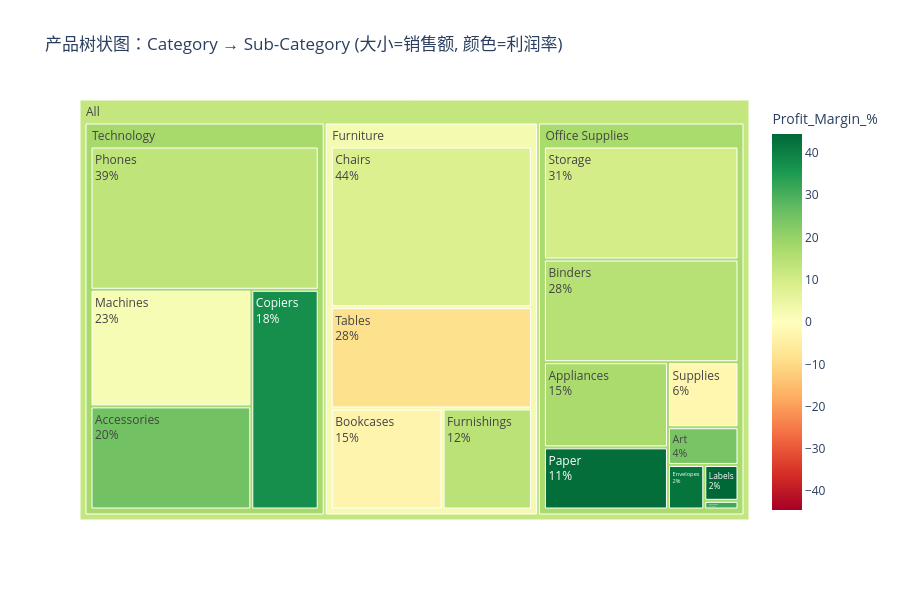

Notebook code cell kept with this figure:
### Code cell
# --- 3.1b 产品可视化：树状图 + 帕累托图 ---
# 尝试使用 plotly 绘制树状图
try:
    import plotly.express as px
    import plotly.graph_objects as go
    from plotly.subplots import make_subplots
    PLOTLY_AVAILABLE = True
except:
    PLOTLY_AVAILABLE = False
    print("plotly 不可用，将使用 matplotlib 替代")

if PLOTLY_AVAILABLE:
    # 树状图：Category → Sub-Category 的 Sales 占比
    treemap_data = subcat_stats.reset_index()
    fig = px.treemap(
        treemap_data,
        path=[px.Constant('All'), 'Category', 'Sub-Category'],
        values='Sales',
        color='Profit_Margin_%',
        color_continuous_scale='RdYlGn',
        color_continuous_midpoint=0,
        hover_data={'Profit': ':$,.0f', 'Sales_Share_%': ':.1f', 'Profit_Margin_%': ':.1f'},
        title='产品树状图：Category → Sub-Category (大小=销售额, 颜色=利润率)'
    )
    fig.update_traces(textinfo='label+percent parent')
    fig.update_layout(height=600)
    fig.show()
else:
    pass

### Figure 1 — Plotly figure (JSON) as saved in the notebook; plotly's stock layout.template omitted (floating-point values rounded to 4 significant figures)
{"data": [{"branchvalues": "total", "customdata": [["41936.64", "7.29", 25.05], ["18138.01", "4.68", 16.87], ["6527.79", "1.18", 24.07], ["30221.76", "8.85", 14.86], ["-3472.56", "5.0", -3.02], ["26590.17", "14.3", 8.1], ["55617.82", "6.51", 37.2], ["6964.18", "0.72", 42.27], ["949.52", "0.13", 31.4], ["13059.14", "3.99", 14.24], ["5546.25", "0.54", 44.42], ["3384.76", "8.24", 1.79], ["34053.57", "3.42", 43.39], ["44515.73", "14.37", 13.49], ["21278.83", "9.74", 9.51], ["-1189.1", "2.03", -2.55], ["-17725.48", "9.01", -8.56], ["(?)", "(?)", 17.4], ["(?)", "(?)", 17.04], ["(?)", "(?)", 2.49], ["(?)", "(?)", 12.47]], "domain": {"x": [0, 1], "y": [0, 1]}, "hovertemplate": "labels=%{label}<br>Sales=%{value}<br>parent=%{parent}<br>id=%{id}<br>Profit=%{customdata[0]:$,.0f}<br>Sales_Share_%=%{customdata[1]:.1f}<br>Profit_Margin_%=%{color:.1f}<extra></extra>", "ids": ["All/Technology/Accessories", "All/Office Supplies/Appliances", "All/Office Supplies/Art", "All/Office Supplies/Binders", "All/Furniture/Bookcases", "All/Furniture/Chairs", "All/Technology/Copiers", "All/Office Supplies/Envelopes", "All/Office Supplies/Fasteners", "All/Furniture/Furnishings", "All/Office Supplies/Labels", "All/Technology/Machines", "All/Office Supplies/Paper", "All/Technology/Phones", "All/Office Supplies/Storage", "All/Office Supplies/Supplies", "All/Furniture/Tables", "All/Technology", "All/Office Supplies", "All/Furniture", "All"], "labels": ["Accessories", "Appliances", "Art", "Binders", "Bookcases", "Chairs", "Copiers", "Envelopes", "Fasteners", "Furnishings", "Labels", "Machines", "Paper", "Phones", "Storage", "Supplies", "Tables", "Technology", "Office Supplies", "Furniture", "All"], "marker": {"coloraxis": "coloraxis", "colors": [25.05, 16.87, 24.07, 14.86, -3.02, 8.1, 37.2, 42.27, 31.4, 14.24, 44.42, 1.79, 43.39, 13.49, 9.51, -2.55, -8.56, 17.4, 17.04, 2.49, 12.47]}, "name": "", "parents": ["All/Technology", "All/Office Supplies", "All/Office Supplies", "All/Office Supplies", "All/Furniture", "All/Furniture", "All/Technology", "All/Office Supplies", "All/Office Supplies", "All/Furniture", "All/Office Supplies", "All/Technology", "All/Office Supplies", "All/Technology", "All/Office Supplies", "All/Office Supplies", "All/Furniture", "All", "All", "All", ""], "textinfo": "label+percent parent", "type": "treemap", "values": [167400.0, 107500.0, 27120.0, 203400.0, 114900.0, 328400.0, 149500.0, 16480.0, 3024.0, 91710.0, 12490.0, 189200.0, 78480.0, 330000.0, 223800.0, 46670.0, 207000.0, 836200.0, 719000.0, 742000.0, 2297000.0]}], "layout": {"coloraxis": {"cmid": 0, "colorbar": {"title": {"text": "Profit_Margin_%"}}, "colorscale": [[0, "rgb(165,0,38)"], [0.1, "rgb(215,48,39)"], [0.2, "rgb(244,109,67)"], [0.3, "rgb(253,174,97)"], [0.4, "rgb(254,224,139)"], [0.5, "rgb(255,255,191)"], [0.6, "rgb(217,239,139)"], [0.7, "rgb(166,217,106)"], [0.8, "rgb(102,189,99)"], [0.9, "rgb(26,152,80)"], [1, "rgb(0,104,55)"]]}, "height": 600, "legend": {"tracegroupgap": 0}, "title": {"text": "产品树状图：Category → Sub-Category (大小=销售额, 颜色=利润率)"}}}
